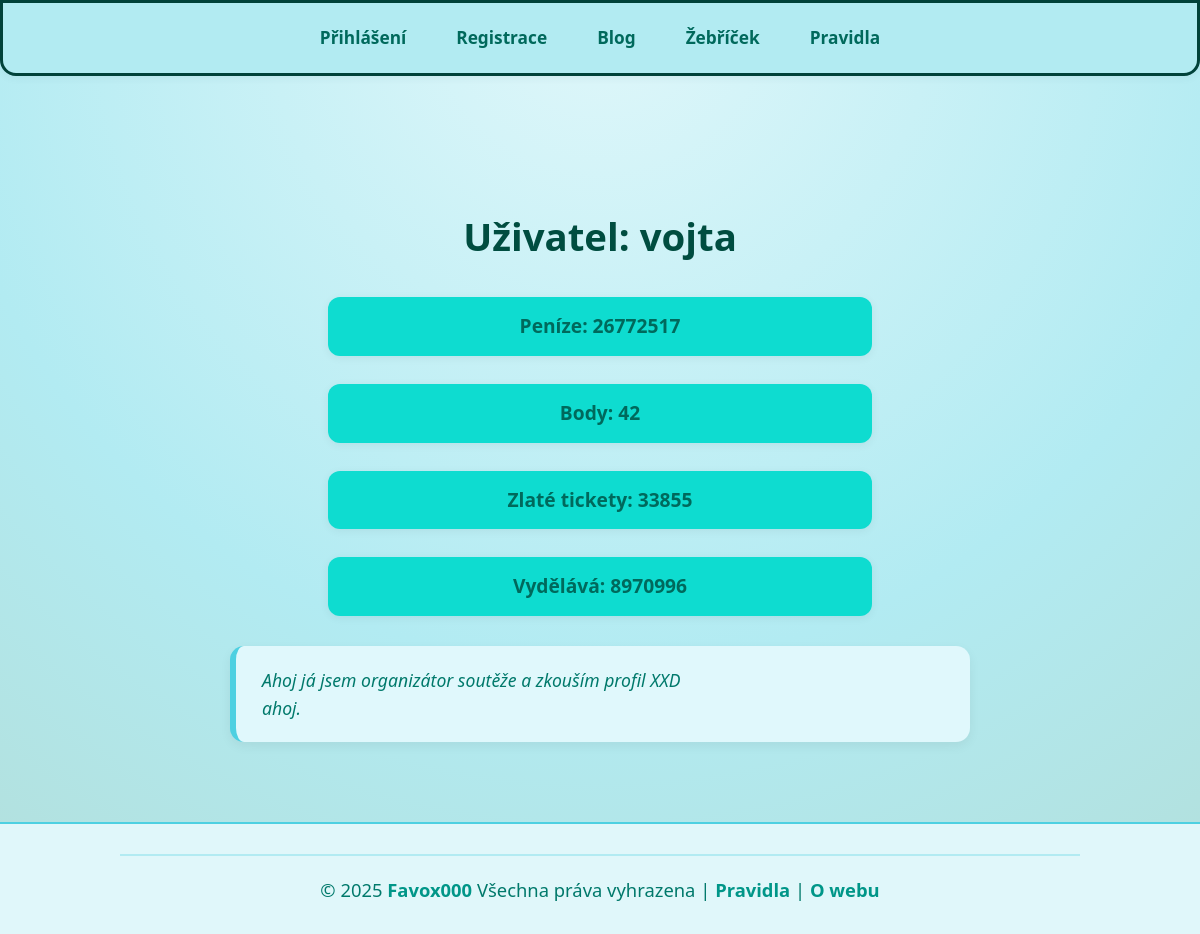
Screenshot of /ucet/vojta with the database file from the repository.
### account/models.py (models this page shows, shortened)
class Profile(models.Model):
    user = models.OneToOneField(User, on_delete=models.CASCADE)
    content = models.TextField(blank=True, null=True, verbose_name="Obsah profilu")
    points = models.IntegerField(default=0, verbose_name="Body")
    money = models.IntegerField(default=1000, verbose_name="Peníze")
    earn = models.IntegerField(default=1, verbose_name="Výdělek")
    golden_tickets = models.IntegerField(default=0, verbose_name="Tikety")
    attempts = models.PositiveIntegerField(default=3, verbose_name="Počet pokusů")
    last_activity_date = models.DateField(auto_now_add=True, verbose_name="Datum Poslední aktivity")
    room_index = models.PositiveIntegerField(default=1, verbose_name="Číslo aktuální místnosti")
    tickets_per_day = models.PositiveIntegerField(default=0, verbose_name="Počet nakoupených tiketů")
    has_quiz = models.BooleanField(default=False, verbose_name="Má kvíz")

### account/views.py (the view)
# urls.py: path("ucet/<slug:slug>", views.account_of_person, name='profile_page'),
def account_of_person(request, slug):
    user = get_object_or_404(User, username=slug)
    profile = getattr(user, 'profile', None)
    if request.method == 'POST':
        if profile is None:
            profile = Profile.objects.create(user=user)
        profile.content = request.POST.get('message')
        profile.save()
    return render(request, "account/profile.html", {
        "name": user.username,
        "profile": profile,
        "content": profile.content if profile else "",
    })

### account/templates/account/profile.html (shortened to what this page needs)
{% extends "base.html" %}
{% load static %}
{% block css_file %}
    <link rel="stylesheet" href="{% static 'account/profile.css' %}">
{% endblock css_file %}
{% block content %}
<div class="profile-container">
    <h1 class="profile-name">Uživatel: {{ name }}</h1>
    <div class="profile-info">
        <p><strong>Peníze:</strong> {{ profile.money }}</p>
        <p><strong>Body:</strong> {{ profile.points }}</p>
        <p><strong>Zlaté tickety:</strong> {{ profile.golden_tickets }}</p>
        <p><strong>Vydělává:</strong> {{ profile.earn }}</p>
    </div>
    {% if user.username == name %}
        <h3>Napiš něco o sobě:</h3>
        <form class="profile-form" method="post">
            {% csrf_token %}
            <textarea name="message" id="profile-message" rows="5" placeholder="Napiš o sobě něco zajímavého..." required>{{ content }}</textarea>
            <button type="submit">Uložit</button>
        </form>
    {% else %}
        <div class="profile-content">
            <p>{{ content }}</p>
        </div>
    {% endif %}
</div>
{% endblock content %}

### static/global.css (style rules this page uses)
html, body { height: 100%; min-height: 100%; margin: 0; padding: 0; }
body { min-height: 100vh; display: flex; flex-direction: column; margin: 0; padding: 0; background: radial-gradient(circle at top, #e0f7fa 0%, #b2ebf2 60%, #b2dfdb 100%); font-family: 'Segoe UI', -apple-system, BlinkMacSystemFont, "Segoe UI", Roboto, Oxygen-Sans, Ubuntu, Cantarell, "Helvetica Neue", sans-serif; color: #004d40; line-height: 1.6; align-items: center; }
h1 { text-align: center; font-weight: 800; margin-bottom: 15px; color: #004d40; font-size: 2.5em; }
p { text-align: center; font-size: 1.15em; margin-bottom: 20px; color: #00796b; max-width: 700px; margin-left: auto; margin-right: auto; }

### account/static/account/profile.css (style rules this page uses)
.profile-container { padding: 40px 30px; border-radius: 16px; max-width: 800px; width: 100%; margin: 40px auto; box-sizing: border-box; }
.profile-name { font-size: 2.4em; color: #004d40; margin-bottom: 30px; font-weight: 700; text-align: center; }
.profile-info p { background: #0edcd0; padding: 14px 22px; border-radius: 12px; font-size: 1.2em; font-weight: 600; color: #00695c; max-width: 500px; margin: 0 auto 28px auto; box-shadow: 0 2px 10px rgba(0, 0, 0, 0.06); text-align: center; }
.profile-content p { background-color: #e0f8fc; border-left: 6px solid #4dd0e1; padding: 20px 26px; border-radius: 14px; font-style: italic; font-size: 1.1em; max-width: 700px; margin: 30px auto 0 auto; box-shadow: 0 4px 12px rgba(0, 0, 0, 0.06); white-space: pre-line; text-align: left; }

### rows the page displays
Profile: money "26772517", points "42", golden_tickets "33855", earn "8970996", content "Ahoj já jsem organizátor soutěže a zkouším profil XXD ahoj."

### other values shown
{{ name }} "vojta"
